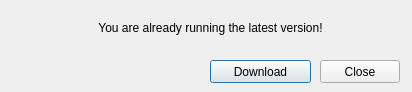
<?xml version="1.0" encoding="UTF-8"?>
<ui version="4.0">
 <class>Dialog</class>
 <widget class="QDialog" name="Dialog">
  <property name="geometry">
   <rect>
    <x>0</x>
    <y>0</y>
    <width>412</width>
    <height>92</height>
   </rect>
  </property>
  <property name="windowTitle">
   <string>Dialog</string>
  </property>
  <widget class="QPushButton" name="pushButton_Download">
   <property name="geometry">
    <rect>
     <x>210</x>
     <y>60</y>
     <width>101</width>
     <height>23</height>
    </rect>
   </property>
   <property name="text">
    <string>Download</string>
   </property>
  </widget>
  <widget class="QLabel" name="labelStatus">
   <property name="geometry">
    <rect>
     <x>10</x>
     <y>20</y>
     <width>401</width>
     <height>16</height>
    </rect>
   </property>
   <property name="text">
    <string>You are already running the latest version!</string>
   </property>
   <property name="alignment">
    <set>Qt::AlignCenter</set>
   </property>
  </widget>
  <widget class="QPushButton" name="pushButton_Close">
   <property name="geometry">
    <rect>
     <x>320</x>
     <y>60</y>
     <width>80</width>
     <height>23</height>
    </rect>
   </property>
   <property name="text">
    <string>Close</string>
   </property>
  </widget>
 </widget>
 <resources/>
 <connections/>
</ui>
